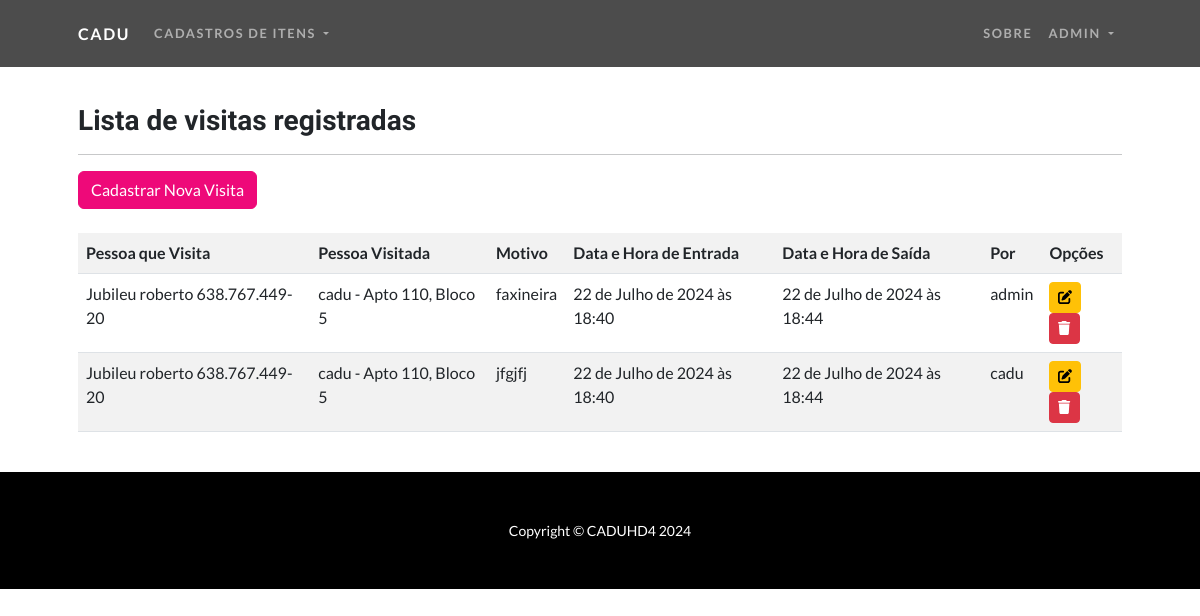
Screenshot of /listar/visitas/ (signed in) with the database file from the repository.
### cadastros/models.py (models this page shows, shortened)
class Visita(models.Model):
    pessoa_visita = models.ForeignKey(Pessoa, on_delete=models.CASCADE, related_name='visitas_feitas')
    pessoa_visitada = models.ForeignKey(Morador, on_delete=models.CASCADE, related_name='visitas_recebidas')
    motivo = models.CharField(max_length=255)
    data_hora_entrada = models.DateTimeField()
    data_hora_saida = models.DateTimeField(null=True, blank=True)
    user = models.ForeignKey(User, on_delete=models.CASCADE)

class Pessoa(models.Model):
    nome_completo = models.CharField(max_length=150)
    nascimento = models.DateField(verbose_name="data de nascimento")
    cpf = models.CharField(max_length=14, verbose_name="cpf", unique=True)
    email = models.EmailField(max_length=120, blank=True, null=True)
    cadastrado_em = models.DateTimeField(auto_now_add=True)
    atualizado_em = models.DateTimeField(auto_now=True)
    cidade = models.ForeignKey(Cidade, on_delete=models.PROTECT)
    arquivo = models.FileField(upload_to='fotos/', blank=True, null=True)
    def __str__(self):
        return f"{self.nome_completo} {self.cpf}"

class Morador(Pessoa):
    apartamento = models.OneToOneField(Apartamento, on_delete=models.CASCADE, related_name="morador")
    possui_animais = models.BooleanField(default=False)
    def __str__(self):
        return f"{self.nome_completo} - Apto {self.apartamento.numero}, Bloco {self.apartamento.bloco}"

class Apartamento(models.Model):
    numero = models.IntegerField()
    bloco = models.CharField(max_length=10)

### cadastros/views.py (the view)
# urls.py: path('listar/visitas/', VisitaList.as_view(), name='list-visita'),
class VisitaList(GroupRequiredMixin, LoginRequiredMixin, ListView):
    model = Visita
    template_name = 'cadastros/listas/visita.html'
    context_object_name = 'visitas'
    login_url = reverse_lazy('login')
    group_required = "Administrador", "Usuarios"
    def get_queryset(self):
        if self.request.user.groups.filter(name='Administrador').exists():
            return Visita.objects.all()
        return Visita.objects.filter(user=self.request.user)

### cadastros/templates/cadastros/listas/visita.html (shortened to what this page needs)
{% extends "paginas/modelo.html" %}
{% load static %}
{% block content %}
<h3>Lista de visitas registradas</h3>
<hr>
<div class="text-right mb-3">
    <a href="{% url 'add-visita' %}" class="btn btn-primary">Cadastrar Nova Visita</a>
</div>
<div class="table-responsive mt-4">
    <table class="table table-striped">
        <tr>
            <th>Pessoa que Visita</th>
            <th>Pessoa Visitada</th>
            <th>Motivo</th>
            <th>Data e Hora de Entrada</th>
            <th>Data e Hora de Saída</th>
            <th>Por</th>
            <th>Opções</th>
        </tr>
        {% for visita in object_list %}
        <tr>
            <td>{{ visita.pessoa_visita }}</td>
            <td>{{ visita.pessoa_visitada }}</td>
            <td>{{ visita.motivo }}</td>
            <td>{{ visita.data_hora_entrada }}</td>
            <td>{{ visita.data_hora_saida }}</td>
            <td>{{ visita.user }}</td>
            <td>
                <a href="{% url 'update-visita' visita.pk %}" class="btn btn-warning btn-sm"><i class="fas fa-edit"></i></a>
                <a href="{% url 'delete-visita' visita.pk %}" class="btn btn-danger btn-sm"><i class="fas fa-trash"></i></a>
            </td>
        </tr>
        {% empty %}
        <tr>
            <td colspan="6">Nenhuma visita registrada.</td>
        </tr>
        {% endfor %}
    </table>
</div>
{% endblock %}

### paginas/templates/paginas/modelo.html (shortened to what this page needs)
{% load static %}
<!DOCTYPE html>
<html lang="pt-br">
<head>
    <link href="{% static 'css/styles.css' %}" rel="stylesheet" />
</head>
<body>
    <div class="container">
        {% block navegacao %}
        <nav class="navbar navbar-expand-lg navbar-dark navbar-custom fixed-top">
            <div class="container px-5">
                <a class="navbar-brand" href="{% url 'inicio' %}">Cadu</a>
                <div class="collapse navbar-collapse" id="navbarResponsive">
                    <ul class="navbar-nav me-auto">
                        {% if request.user.is_authenticated %}
                        <li class="nav-item dropdown">
                            <a class="nav-link dropdown-toggle" href="#" id="cadastroDropdown" role="button" data-bs-toggle="dropdown" aria-expanded="false">
                                Cadastros de itens
                            </a>
                        </li>
                        {% endif %}
                    </ul>
                    <ul class="navbar-nav ms-auto">
                        <li class="nav-item"><a class="nav-link" href="{% url 'sobre' %}">Sobre</a></li>
                        {% if request.user.is_authenticated %}
                        <li class="nav-item dropdown">
                            <a class="nav-link dropdown-toggle" href="#" id="usuarioDropdown" role="button" data-bs-toggle="dropdown" aria-expanded="false">
                                {{ request.user.username }}
                            </a>
                        </li>
                        {% else %}
                        <li class="nav-item"><a class="nav-link" href="{% url 'login' %}">Entrar</a></li>
                        <li class="nav-item"><a class="nav-link" href="{% url 'registrar' %}">Cadastrar</a></li>
                        {% endif %}
                    </ul>
                </div>
            </div>
        </nav>
        {% endblock %}
    </div>
    <section id="scroll">
    <div class="container px-5">
        <div class="row gx-5 align-items-center">
            <div class="col-lg py-4">
                {% block content %}
                {% endblock %}
            </div>
        </div>
    </div>
    </section>
    {% block rodape %}
    <footer class="py-5 bg-black">
        <div class="container px-5">
          <p class="m-0 text-center text-white small">Copyright &copy; CADUHD4 2024</p>
        </div>
      </footer>
    {% endblock %}
    </body>
</html>

### rows the page displays
Visita: pessoa_visita "Jubileu roberto 638.767.449-20", pessoa_visitada "cadu - Apto 110, Bloco 5", motivo "faxineira", data_hora_entrada "22 de Julho de 2024 às 18:40", data_hora_saida "22 de Julho de 2024 às 18:44", user "admin"
Visita: pessoa_visita "Jubileu roberto 638.767.449-20", pessoa_visitada "cadu - Apto 110, Bloco 5", motivo "jfgjfj", data_hora_entrada "22 de Julho de 2024 às 18:40", data_hora_saida "22 de Julho de 2024 às 18:44", user "cadu"

### other values shown
{{ request.user.username }} "ADMIN"
